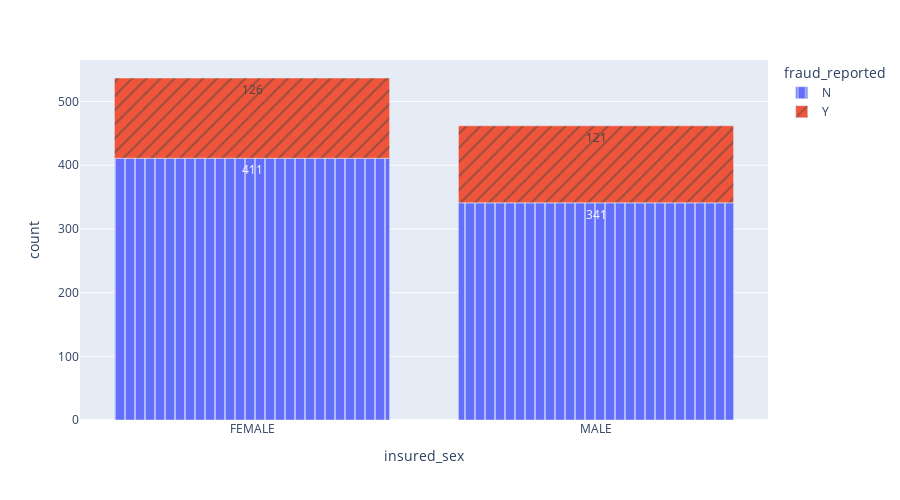

Source (notebook cell):
### Code cell
fig=px.bar(groupdf_is,x='insured_sex',y='count',color='fraud_reported',text='count',pattern_shape_sequence=['|','/'],pattern_shape='fraud_reported')
fig.update_layout(
    width=900,     # customize width
    height=500     # customize height
)
fig.show()

### Figure 1 — Plotly figure (JSON) as saved in the notebook; plotly's stock layout.template omitted (floating-point values rounded to 4 significant figures)
{"data": [{"alignmentgroup": "True", "hovertemplate": "fraud_reported=N<br>insured_sex=%{x}<br>count=%{text}<extra></extra>", "legendgroup": "N", "marker": {"color": "#636efa", "pattern": {"shape": "|"}}, "name": "N", "offsetgroup": "N", "orientation": "v", "showlegend": true, "text": [411, 341], "textposition": "auto", "type": "bar", "x": ["FEMALE", "MALE"], "xaxis": "x", "y": [411, 341], "yaxis": "y"}, {"alignmentgroup": "True", "hovertemplate": "fraud_reported=Y<br>insured_sex=%{x}<br>count=%{text}<extra></extra>", "legendgroup": "Y", "marker": {"color": "#EF553B", "pattern": {"shape": "/"}}, "name": "Y", "offsetgroup": "Y", "orientation": "v", "showlegend": true, "text": [126, 121], "textposition": "auto", "type": "bar", "x": ["FEMALE", "MALE"], "xaxis": "x", "y": [126, 121], "yaxis": "y"}], "layout": {"barmode": "relative", "height": 500, "legend": {"title": {"text": "fraud_reported"}, "tracegroupgap": 0}, "margin": {"t": 60}, "width": 900, "xaxis": {"anchor": "y", "domain": [0, 1], "title": {"text": "insured_sex"}}, "yaxis": {"anchor": "x", "domain": [0, 1], "title": {"text": "count"}}}}
